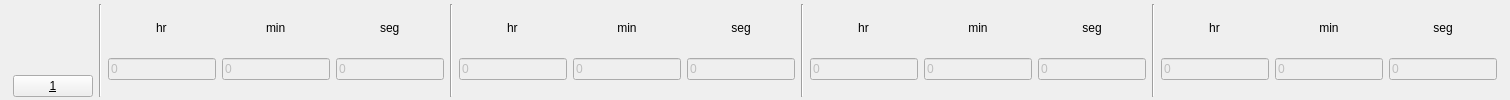
            <widget class="QGroupBox" name="groupbox1">
             <property name="styleSheet">
              <string notr="true">QGroupBox {
  border: 2px solid;
  border-color: rgba(255, 255, 255, 0);
}</string>
             </property>
             <property name="title">
              <string/>
             </property>
             <layout class="QHBoxLayout" name="horizontalLayout_2">
              <property name="topMargin">
               <number>2</number>
              </property>
              <property name="bottomMargin">
               <number>1</number>
              </property>
              <item>
               <layout class="QHBoxLayout" name="horizontalLayout_3">
                <item alignment="Qt::AlignBottom">
                 <widget class="QPushButton" name="valve1">
                  <property name="sizePolicy">
                   <sizepolicy hsizetype="Expanding" vsizetype="Fixed">
                    <horstretch>0</horstretch>
                    <verstretch>0</verstretch>
                   </sizepolicy>
                  </property>
                  <property name="text">
                   <string>&amp;1</string>
                  </property>
                  <property name="checkable">
                   <bool>true</bool>
                  </property>
                 </widget>
                </item>
                <item>
                 <widget class="Line" name="line_2">
                  <property name="orientation">
                   <enum>Qt::Vertical</enum>
                  </property>
                 </widget>
                </item>
                <item>
                 <layout class="QVBoxLayout" name="verticalLayout_4">
                  <item alignment="Qt::AlignHCenter">
                   <widget class="QLabel" name="label_6">
                    <property name="sizePolicy">
                     <sizepolicy hsizetype="Fixed" vsizetype="Fixed">
                      <horstretch>0</horstretch>
                      <verstretch>0</verstretch>
                     </sizepolicy>
                    </property>
                    <property name="text">
                     <string>hr</string>
                    </property>
                   </widget>
                  </item>
                  <item>
                   <widget class="QLineEdit" name="edit1_delayh">
                    <property name="enabled">
                     <bool>false</bool>
                    </property>
                    <property name="sizePolicy">
                     <sizepolicy hsizetype="Expanding" vsizetype="Fixed">
                      <horstretch>0</horstretch>
                      <verstretch>0</verstretch>
                     </sizepolicy>
                    </property>
                    <property name="styleSheet">
                     <string notr="true"/>
                    </property>
                    <property name="text">
                     <string>0</string>
                    </property>
                    <property name="placeholderText">
                     <string/>
                    </property>
                   </widget>
                  </item>
                 </layout>
                </item>
                <item>
                 <layout class="QVBoxLayout" name="verticalLayout_5">
                  <item alignment="Qt::AlignHCenter">
                   <widget class="QLabel" name="label_7">
                    <property name="sizePolicy">
                     <sizepolicy hsizetype="Fixed" vsizetype="Fixed">
                      <horstretch>0</horstretch>
                      <verstretch>0</verstretch>
                     </sizepolicy>
                    </property>
                    <property name="text">
                     <string>min</string>
                    </property>
                   </widget>
                  </item>
                  <item>
                   <widget class="QLineEdit" name="edit1_delaym">
                    <property name="enabled">
                     <bool>false</bool>
                    </property>
                    <property name="text">
                     <string>0</string>
                    </property>
                   </widget>
                  </item>
                 </layout>
                </item>
                <item>
                 <layout class="QVBoxLayout" name="verticalLayout_6">
                  <item alignment="Qt::AlignHCenter">
                   <widget class="QLabel" name="label_8">
                    <property name="sizePolicy">
                     <sizepolicy hsizetype="Preferred" vsizetype="Fixed">
                      <horstretch>0</horstretch>
                      <verstretch>0</verstretch>
                     </sizepolicy>
                    </property>
                    <property name="text">
                     <string>seg</string>
                    </property>
                   </widget>
                  </item>
                  <item>
                   <widget class="QLineEdit" name="edit1_delays">
                    <property name="enabled">
                     <bool>false</bool>
                    </property>
                    <property name="text">
                     <string>0</string>
                    </property>
                   </widget>
                  </item>
                 </layout>
                </item>
               </layout>
              </item>
              <item>
               <widget class="Line" name="line_16">
                <property name="orientation">
                 <enum>Qt::Vertical</enum>
                </property>
               </widget>
              </item>
              <item>
               <layout class="QHBoxLayout" name="horizontalLayout_5">
                <item>
                 <layout class="QVBoxLayout" name="verticalLayout_11">
                  <item alignment="Qt::AlignHCenter">
                   <widget class="QLabel" name="label_15">
                    <property name="sizePolicy">
                     <sizepolicy hsizetype="Fixed" vsizetype="Fixed">
                      <horstretch>0</horstretch>
                      <verstretch>0</verstretch>
                     </sizepolicy>
                    </property>
                    <property name="text">
                     <string>hr</string>
                    </property>
                   </widget>
                  </item>
                  <item>
                   <widget class="QLineEdit" name="edit1_onh">
                    <property name="enabled">
                     <bool>false</bool>
                    </property>
                    <property name="sizePolicy">
                     <sizepolicy hsizetype="Expanding" vsizetype="Fixed">
                      <horstretch>0</horstretch>
                      <verstretch>0</verstretch>
                     </sizepolicy>
                    </property>
                    <property name="styleSheet">
                     <string notr="true"/>
                    </property>
                    <property name="text">
                     <string>0</string>
                    </property>
                    <property name="placeholderText">
                     <string/>
                    </property>
                   </widget>
                  </item>
                 </layout>
                </item>
                <item>
                 <layout class="QVBoxLayout" name="verticalLayout_12">
                  <item alignment="Qt::AlignHCenter">
                   <widget class="QLabel" name="label_16">
                    <property name="sizePolicy">
                     <sizepolicy hsizetype="Fixed" vsizetype="Fixed">
                      <horstretch>0</horstretch>
                      <verstretch>0</verstretch>
                     </sizepolicy>
                    </property>
                    <property name="text">
                     <string>min</string>
                    </property>
                    <property name="alignment">
                     <set>Qt::AlignCenter</set>
                    </property>
                   </widget>
                  </item>
                  <item>
                   <widget class="QLineEdit" name="edit1_onm">
                    <property name="enabled">
                     <bool>false</bool>
                    </property>
                    <property name="sizePolicy">
                     <sizepolicy hsizetype="Expanding" vsizetype="Fixed">
                      <horstretch>0</horstretch>
                      <verstretch>0</verstretch>
                     </sizepolicy>
                    </property>
                    <property name="styleSheet">
                     <string notr="true"/>
                    </property>
                    <property name="text">
                     <string>0</string>
                    </property>
                    <property name="placeholderText">
                     <string/>
                    </property>
                   </widget>
                  </item>
                 </layout>
                </item>
                <item>
                 <layout class="QVBoxLayout" name="verticalLayout_13">
                  <item alignment="Qt::AlignHCenter">
                   <widget class="QLabel" name="label_17">
                    <property name="sizePolicy">
                     <sizepolicy hsizetype="Fixed" vsizetype="Fixed">
                      <horstretch>0</horstretch>
                      <verstretch>0</verstretch>
                     </sizepolicy>
                    </property>
                    <property name="text">
                     <string>seg</string>
                    </property>
                    <property name="alignment">
                     <set>Qt::AlignCenter</set>
                    </property>
                   </widget>
                  </item>
                  <item>
                   <widget class="QLineEdit" name="edit1_ons">
                    <property name="enabled">
                     <bool>false</bool>
                    </property>
                    <property name="sizePolicy">
                     <sizepolicy hsizetype="Expanding" vsizetype="Fixed">
                      <horstretch>0</horstretch>
                      <verstretch>0</verstretch>
                     </sizepolicy>
                    </property>
                    <property name="styleSheet">
                     <string notr="true"/>
                    </property>
                    <property name="text">
                     <string>0</string>
                    </property>
                    <property name="placeholderText">
                     <string/>
                    </property>
                   </widget>
                  </item>
                 </layout>
                </item>
               </layout>
              </item>
              <item>
               <widget class="Line" name="line_17">
                <property name="orientation">
                 <enum>Qt::Vertical</enum>
                </property>
               </widget>
              </item>
              <item>
               <layout class="QHBoxLayout" name="horizontalLayout_4">
                <item>
                 <layout class="QVBoxLayout" name="verticalLayout_8">
                  <item alignment="Qt::AlignHCenter">
                   <widget class="QLabel" name="label_12">
                    <property name="sizePolicy">
                     <sizepolicy hsizetype="Fixed" vsizetype="Fixed">
                      <horstretch>0</horstretch>
                      <verstretch>0</verstretch>
                     </sizepolicy>
                    </property>
                    <property name="text">
                     <string>hr</string>
                    </property>
                    <property name="alignment">
                     <set>Qt::AlignCenter</set>
                    </property>
                   </widget>
                  </item>
                  <item>
                   <widget class="QLineEdit" name="edit1_offh">
                    <property name="enabled">
                     <bool>false</bool>
                    </property>
                    <property name="sizePolicy">
                     <sizepolicy hsizetype="Expanding" vsizetype="Fixed">
                      <horstretch>0</horstretch>
                      <verstretch>0</verstretch>
                     </sizepolicy>
                    </property>
                    <property name="styleSheet">
                     <string notr="true"/>
                    </property>
                    <property name="text">
                     <string>0</string>
                    </property>
                    <property name="placeholderText">
                     <string/>
                    </property>
                   </widget>
                  </item>
                 </layout>
                </item>
                <item>
                 <layout class="QVBoxLayout" name="verticalLayout_9">
                  <item alignment="Qt::AlignHCenter">
                   <widget class="QLabel" name="label_13">
                    <property name="sizePolicy">
                     <sizepolicy hsizetype="Fixed" vsizetype="Fixed">
                      <horstretch>0</horstretch>
                      <verstretch>0</verstretch>
                     </sizepolicy>
                    </property>
                    <property name="text">
                     <string>min</string>
                    </property>
                    <property name="alignment">
                     <set>Qt::AlignCenter</set>
                    </property>
                   </widget>
                  </item>
                  <item>
                   <widget class="QLineEdit" name="edit1_offm">
                    <property name="enabled">
                     <bool>false</bool>
                    </property>
                    <property name="sizePolicy">
                     <sizepolicy hsizetype="Expanding" vsizetype="Fixed">
                      <horstretch>0</horstretch>
                      <verstretch>0</verstretch>
                     </sizepolicy>
                    </property>
                    <property name="styleSheet">
                     <string notr="true"/>
                    </property>
                    <property name="text">
                     <string>0</string>
                    </property>
                    <property name="placeholderText">
                     <string/>
                    </property>
                   </widget>
                  </item>
                 </layout>
                </item>
                <item>
                 <layout class="QVBoxLayout" name="verticalLayout_10">
                  <item alignment="Qt::AlignHCenter">
                   <widget class="QLabel" name="label_14">
                    <property name="sizePolicy">
                     <sizepolicy hsizetype="Fixed" vsizetype="Fixed">
                      <horstretch>0</horstretch>
                      <verstretch>0</verstretch>
                     </sizepolicy>
                    </property>
                    <property name="text">
                     <string>seg</string>
                    </property>
                    <property name="alignment">
                     <set>Qt::AlignCenter</set>
                    </property>
                   </widget>
                  </item>
                  <item>
                   <widget class="QLineEdit" name="edit1_offs">
                    <property name="enabled">
                     <bool>false</bool>
                    </property>
                    <property name="sizePolicy">
                     <sizepolicy hsizetype="Expanding" vsizetype="Fixed">
                      <horstretch>0</horstretch>
                      <verstretch>0</verstretch>
                     </sizepolicy>
                    </property>
                    <property name="styleSheet">
                     <string notr="true"/>
                    </property>
                    <property name="text">
                     <string>0</string>
                    </property>
                    <property name="placeholderText">
                     <string/>
                    </property>
                   </widget>
                  </item>
                 </layout>
                </item>
               </layout>
              </item>
              <item>
               <widget class="Line" name="line_18">
                <property name="orientation">
                 <enum>Qt::Vertical</enum>
                </property>
               </widget>
              </item>
              <item>
               <layout class="QHBoxLayout" name="horizontalLayout_6">
                <item>
                 <layout class="QVBoxLayout" name="verticalLayout_7">
                  <item alignment="Qt::AlignHCenter">
                   <widget class="QLabel" name="label_9">
                    <property name="sizePolicy">
                     <sizepolicy hsizetype="Fixed" vsizetype="Fixed">
                      <horstretch>0</horstretch>
                      <verstretch>0</verstretch>
                     </sizepolicy>
                    </property>
                    <property name="text">
                     <string>hr</string>
                    </property>
                    <property name="alignment">
                     <set>Qt::AlignCenter</set>
                    </property>
                   </widget>
                  </item>
                  <item>
                   <widget class="QLineEdit" name="edit1_totalh">
                    <property name="enabled">
                     <bool>false</bool>
                    </property>
                    <property name="sizePolicy">
                     <sizepolicy hsizetype="Expanding" vsizetype="Fixed">
                      <horstretch>0</horstretch>
                      <verstretch>0</verstretch>
                     </sizepolicy>
                    </property>
                    <property name="styleSheet">
                     <string notr="true"/>
                    </property>
                    <property name="text">
                     <string>0</string>
                    </property>
                    <property name="placeholderText">
                     <string/>
                    </property>
                   </widget>
                  </item>
                 </layout>
                </item>
                <item>
                 <layout class="QVBoxLayout" name="verticalLayout_14">
                  <item alignment="Qt::AlignHCenter">
                   <widget class="QLabel" name="label_10">
                    <property name="sizePolicy">
                     <sizepolicy hsizetype="Fixed" vsizetype="Fixed">
                      <horstretch>0</horstretch>
                      <verstretch>0</verstretch>
                     </sizepolicy>
                    </property>
                    <property name="text">
                     <string>min</string>
                    </property>
                    <property name="alignment">
                     <set>Qt::AlignCenter</set>
                    </property>
                   </widget>
                  </item>
                  <item>
                   <widget class="QLineEdit" name="edit1_totalm">
                    <property name="enabled">
                     <bool>false</bool>
                    </property>
                    <property name="sizePolicy">
                     <sizepolicy hsizetype="Expanding" vsizetype="Fixed">
                      <horstretch>0</horstretch>
                      <verstretch>0</verstretch>
                     </sizepolicy>
                    </property>
                    <property name="styleSheet">
                     <string notr="true"/>
                    </property>
                    <property name="text">
                     <string>0</string>
                    </property>
                    <property name="placeholderText">
                     <string/>
                    </property>
                   </widget>
                  </item>
                 </layout>
                </item>
                <item>
                 <layout class="QVBoxLayout" name="verticalLayout_15">
                  <item alignment="Qt::AlignHCenter">
                   <widget class="QLabel" name="label_11">
                    <property name="sizePolicy">
                     <sizepolicy hsizetype="Fixed" vsizetype="Fixed">
                      <horstretch>0</horstretch>
                      <verstretch>0</verstretch>
                     </sizepolicy>
                    </property>
                    <property name="text">
                     <string>seg</string>
                    </property>
                    <property name="alignment">
                     <set>Qt::AlignCenter</set>
                    </property>
                   </widget>
                  </item>
                  <item>
                   <widget class="QLineEdit" name="edit1_totals">
                    <property name="enabled">
                     <bool>false</bool>
                    </property>
                    <property name="sizePolicy">
                     <sizepolicy hsizetype="Expanding" vsizetype="Fixed">
                      <horstretch>0</horstretch>
                      <verstretch>0</verstretch>
                     </sizepolicy>
                    </property>
                    <property name="styleSheet">
                     <string notr="true"/>
                    </property>
                    <property name="text">
                     <string>0</string>
                    </property>
                    <property name="placeholderText">
                     <string/>
                    </property>
                   </widget>
                  </item>
                 </layout>
                </item>
               </layout>
              </item>
             </layout>
            </widget>
